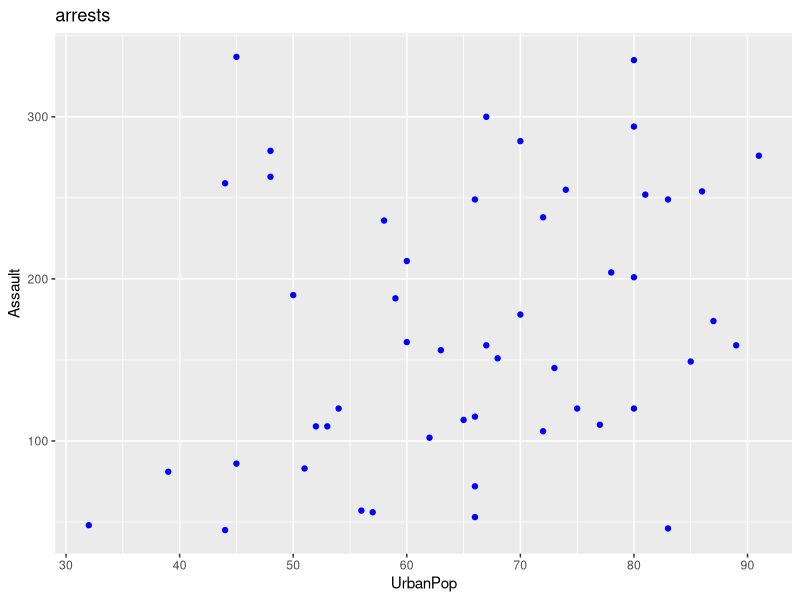

Reproduce this figure in R.
library(tidyverse)

arrests <- read_csv("./USArrests.csv")
str(arrests)

graph2 <- ggplot(arrests, aes(x=UrbanPop, y=Assault)) + geom_point(color="blue") +
  labs(title="arrests")
graph2

